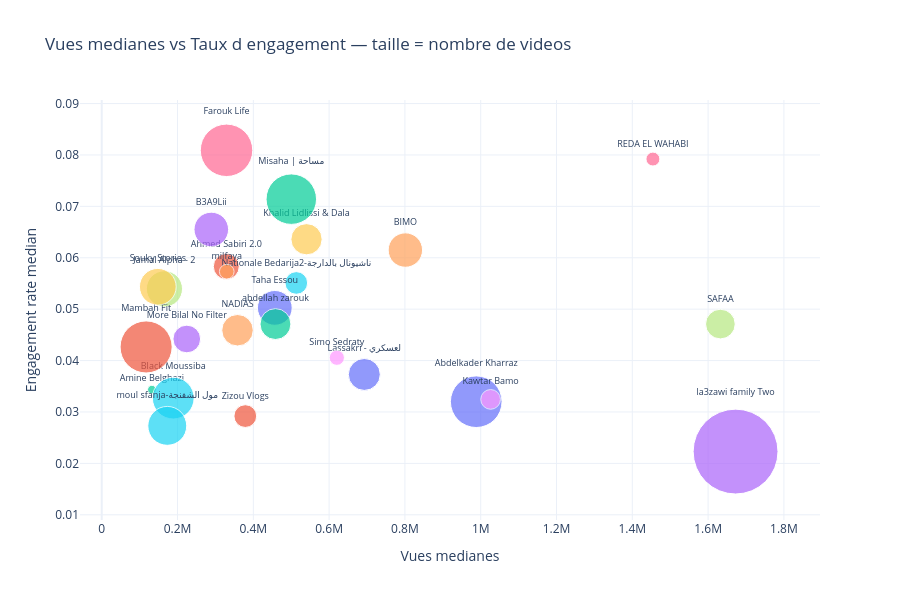

Write notebook code for a chart like this one.
### Markdown cell above
### 13.1 Vues medianes vs Engagement rate par createur

### Code cell
import plotly.express as px
import plotly.graph_objects as go
from plotly.subplots import make_subplots

bubble_df = df.groupby('channelTitle').agg(
    median_views    = ('viewCount',       'median'),
    engagement_rate = ('engagement_rate', 'median'),
    nb_videos       = ('videoId',         'count'),
).reset_index()

fig = px.scatter(
    bubble_df,
    x='median_views',
    y='engagement_rate',
    size='nb_videos',
    color='channelTitle',
    text='channelTitle',
    title='Vues medianes vs Taux d engagement — taille = nombre de videos',
    labels={
        'median_views':    'Vues medianes',
        'engagement_rate': 'Engagement rate median',
        'nb_videos':       'Nombre de videos',
    },
    size_max=60,
    hover_name='channelTitle',
    template='plotly_white',
)
fig.update_traces(textposition='top center', textfont_size=9)
fig.update_layout(showlegend=False, height=600)
fig.show()

### Figure 1 — Plotly figure (JSON) as saved in the notebook; plotly's stock layout.template omitted (floating-point values rounded to 4 significant figures)
{"data": [{"hovertemplate": "<b>%{hovertext}</b><br><br>channelTitle=%{text}<br>Vues medianes=%{x}<br>Engagement rate median=%{y}<br>Nombre de videos=%{marker.size}<extra></extra>", "hovertext": ["Abdelkader Kharraz"], "legendgroup": "Abdelkader Kharraz", "marker": {"color": "#636efa", "size": [645], "sizemode": "area", "sizeref": 0.4836, "symbol": "circle"}, "mode": "markers+text", "name": "Abdelkader Kharraz", "orientation": "v", "showlegend": true, "text": ["Abdelkader Kharraz"], "textfont": {"size": 9}, "textposition": "top center", "type": "scatter", "x": [988100.0], "xaxis": "x", "y": [0.032], "yaxis": "y"}, {"hovertemplate": "<b>%{hovertext}</b><br><br>channelTitle=%{text}<br>Vues medianes=%{x}<br>Engagement rate median=%{y}<br>Nombre de videos=%{marker.size}<extra></extra>", "hovertext": ["Ahmed Sabiri 2.0"], "legendgroup": "Ahmed Sabiri 2.0", "marker": {"color": "#EF553B", "size": [163], "sizemode": "area", "sizeref": 0.4836, "symbol": "circle"}, "mode": "markers+text", "name": "Ahmed Sabiri 2.0", "orientation": "v", "showlegend": true, "text": ["Ahmed Sabiri 2.0"], "textfont": {"size": 9}, "textposition": "top center", "type": "scatter", "x": [328700.0], "xaxis": "x", "y": [0.0583], "yaxis": "y"}, {"hovertemplate": "<b>%{hovertext}</b><br><br>channelTitle=%{text}<br>Vues medianes=%{x}<br>Engagement rate median=%{y}<br>Nombre de videos=%{marker.size}<extra></extra>", "hovertext": ["Amine Belghazi"], "legendgroup": "Amine Belghazi", "marker": {"color": "#00cc96", "size": [18], "sizemode": "area", "sizeref": 0.4836, "symbol": "circle"}, "mode": "markers+text", "name": "Amine Belghazi", "orientation": "v", "showlegend": true, "text": ["Amine Belghazi"], "textfont": {"size": 9}, "textposition": "top center", "type": "scatter", "x": [132300.0], "xaxis": "x", "y": [0.03435], "yaxis": "y"}, {"hovertemplate": "<b>%{hovertext}</b><br><br>channelTitle=%{text}<br>Vues medianes=%{x}<br>Engagement rate median=%{y}<br>Nombre de videos=%{marker.size}<extra></extra>", "hovertext": ["B3A9Lii"], "legendgroup": "B3A9Lii", "marker": {"color": "#ab63fa", "size": [289], "sizemode": "area", "sizeref": 0.4836, "symbol": "circle"}, "mode": "markers+text", "name": "B3A9Lii", "orientation": "v", "showlegend": true, "text": ["B3A9Lii"], "textfont": {"size": 9}, "textposition": "top center", "type": "scatter", "x": [289100.0], "xaxis": "x", "y": [0.0655], "yaxis": "y"}, {"hovertemplate": "<b>%{hovertext}</b><br><br>channelTitle=%{text}<br>Vues medianes=%{x}<br>Engagement rate median=%{y}<br>Nombre de videos=%{marker.size}<extra></extra>", "hovertext": ["BIMO"], "legendgroup": "BIMO", "marker": {"color": "#FFA15A", "size": [286], "sizemode": "area", "sizeref": 0.4836, "symbol": "circle"}, "mode": "markers+text", "name": "BIMO", "orientation": "v", "showlegend": true, "text": ["BIMO"], "textfont": {"size": 9}, "textposition": "top center", "type": "scatter", "x": [801200.0], "xaxis": "x", "y": [0.0615], "yaxis": "y"}, {"hovertemplate": "<b>%{hovertext}</b><br><br>channelTitle=%{text}<br>Vues medianes=%{x}<br>Engagement rate median=%{y}<br>Nombre de videos=%{marker.size}<extra></extra>", "hovertext": ["Black Moussiba"], "legendgroup": "Black Moussiba", "marker": {"color": "#19d3f3", "size": [422], "sizemode": "area", "sizeref": 0.4836, "symbol": "circle"}, "mode": "markers+text", "name": "Black Moussiba", "orientation": "v", "showlegend": true, "text": ["Black Moussiba"], "textfont": {"size": 9}, "textposition": "top center", "type": "scatter", "x": [188700.0], "xaxis": "x", "y": [0.0327], "yaxis": "y"}, {"hovertemplate": "<b>%{hovertext}</b><br><br>channelTitle=%{text}<br>Vues medianes=%{x}<br>Engagement rate median=%{y}<br>Nombre de videos=%{marker.size}<extra></extra>", "hovertext": ["Farouk Life"], "legendgroup": "Farouk Life", "marker": {"color": "#FF6692", "size": [665], "sizemode": "area", "sizeref": 0.4836, "symbol": "circle"}, "mode": "markers+text", "name": "Farouk Life", "orientation": "v", "showlegend": true, "text": ["Farouk Life"], "textfont": {"size": 9}, "textposition": "top center", "type": "scatter", "x": [329300.0], "xaxis": "x", "y": [0.0809], "yaxis": "y"}, {"hovertemplate": "<b>%{hovertext}</b><br><br>channelTitle=%{text}<br>Vues medianes=%{x}<br>Engagement rate median=%{y}<br>Nombre de videos=%{marker.size}<extra></extra>", "hovertext": ["Jamal Alpha - 2"], "legendgroup": "Jamal Alpha - 2", "marker": {"color": "#B6E880", "size": [316], "sizemode": "area", "sizeref": 0.4836, "symbol": "circle"}, "mode": "markers+text", "name": "Jamal Alpha - 2", "orientation": "v", "showlegend": true, "text": ["Jamal Alpha - 2"], "textfont": {"size": 9}, "textposition": "top center", "type": "scatter", "x": [165500.0], "xaxis": "x", "y": [0.05395], "yaxis": "y"}, {"hovertemplate": "<b>%{hovertext}</b><br><br>channelTitle=%{text}<br>Vues medianes=%{x}<br>Engagement rate median=%{y}<br>Nombre de videos=%{marker.size}<extra></extra>", "hovertext": ["Kawtar Bamo"], "legendgroup": "Kawtar Bamo", "marker": {"color": "#FF97FF", "size": [94], "sizemode": "area", "sizeref": 0.4836, "symbol": "circle"}, "mode": "markers+text", "name": "Kawtar Bamo", "orientation": "v", "showlegend": true, "text": ["Kawtar Bamo"], "textfont": {"size": 9}, "textposition": "top center", "type": "scatter", "x": [1026000.0], "xaxis": "x", "y": [0.03245], "yaxis": "y"}, {"hovertemplate": "<b>%{hovertext}</b><br><br>channelTitle=%{text}<br>Vues medianes=%{x}<br>Engagement rate median=%{y}<br>Nombre de videos=%{marker.size}<extra></extra>", "hovertext": ["Khalid Lidlissi & Dala"], "legendgroup": "Khalid Lidlissi & Dala", "marker": {"color": "#FECB52", "size": [236], "sizemode": "area", "sizeref": 0.4836, "symbol": "circle"}, "mode": "markers+text", "name": "Khalid Lidlissi & Dala", "orientation": "v", "showlegend": true, "text": ["Khalid Lidlissi & Dala"], "textfont": {"size": 9}, "textposition": "top center", "type": "scatter", "x": [540400.0], "xaxis": "x", "y": [0.0636], "yaxis": "y"}, {"hovertemplate": "<b>%{hovertext}</b><br><br>channelTitle=%{text}<br>Vues medianes=%{x}<br>Engagement rate median=%{y}<br>Nombre de videos=%{marker.size}<extra></extra>", "hovertext": ["Lassakri - لعسكري"], "legendgroup": "Lassakri - لعسكري", "marker": {"color": "#636efa", "size": [247], "sizemode": "area", "sizeref": 0.4836, "symbol": "circle"}, "mode": "markers+text", "name": "Lassakri - لعسكري", "orientation": "v", "showlegend": true, "text": ["Lassakri - لعسكري"], "textfont": {"size": 9}, "textposition": "top center", "type": "scatter", "x": [692800.0], "xaxis": "x", "y": [0.0373], "yaxis": "y"}, {"hovertemplate": "<b>%{hovertext}</b><br><br>channelTitle=%{text}<br>Vues medianes=%{x}<br>Engagement rate median=%{y}<br>Nombre de videos=%{marker.size}<extra></extra>", "hovertext": ["Mambah Fit"], "legendgroup": "Mambah Fit", "marker": {"color": "#EF553B", "size": [656], "sizemode": "area", "sizeref": 0.4836, "symbol": "circle"}, "mode": "markers+text", "name": "Mambah Fit", "orientation": "v", "showlegend": true, "text": ["Mambah Fit"], "textfont": {"size": 9}, "textposition": "top center", "type": "scatter", "x": [117100.0], "xaxis": "x", "y": [0.04265], "yaxis": "y"}, {"hovertemplate": "<b>%{hovertext}</b><br><br>channelTitle=%{text}<br>Vues medianes=%{x}<br>Engagement rate median=%{y}<br>Nombre de videos=%{marker.size}<extra></extra>", "hovertext": ["Misaha | مساحة"], "legendgroup": "Misaha | مساحة", "marker": {"color": "#00cc96", "size": [616], "sizemode": "area", "sizeref": 0.4836, "symbol": "circle"}, "mode": "markers+text", "name": "Misaha | مساحة", "orientation": "v", "showlegend": true, "text": ["Misaha | مساحة"], "textfont": {"size": 9}, "textposition": "top center", "type": "scatter", "x": [500200.0], "xaxis": "x", "y": [0.0714], "yaxis": "y"}, {"hovertemplate": "<b>%{hovertext}</b><br><br>channelTitle=%{text}<br>Vues medianes=%{x}<br>Engagement rate median=%{y}<br>Nombre de videos=%{marker.size}<extra></extra>", "hovertext": ["More Bilal No Filter"], "legendgroup": "More Bilal No Filter", "marker": {"color": "#ab63fa", "size": [185], "sizemode": "area", "sizeref": 0.4836, "symbol": "circle"}, "mode": "markers+text", "name": "More Bilal No Filter", "orientation": "v", "showlegend": true, "text": ["More Bilal No Filter"], "textfont": {"size": 9}, "textposition": "top center", "type": "scatter", "x": [224400.0], "xaxis": "x", "y": [0.0442], "yaxis": "y"}, {"hovertemplate": "<b>%{hovertext}</b><br><br>channelTitle=%{text}<br>Vues medianes=%{x}<br>Engagement rate median=%{y}<br>Nombre de videos=%{marker.size}<extra></extra>", "hovertext": ["NADIAS"], "legendgroup": "NADIAS", "marker": {"color": "#FFA15A", "size": [240], "sizemode": "area", "sizeref": 0.4836, "symbol": "circle"}, "mode": "markers+text", "name": "NADIAS", "orientation": "v", "showlegend": true, "text": ["NADIAS"], "textfont": {"size": 9}, "textposition": "top center", "type": "scatter", "x": [358300.0], "xaxis": "x", "y": [0.0459], "yaxis": "y"}, {"hovertemplate": "<b>%{hovertext}</b><br><br>channelTitle=%{text}<br>Vues medianes=%{x}<br>Engagement rate median=%{y}<br>Nombre de videos=%{marker.size}<extra></extra>", "hovertext": ["Nationale Bedarija2-ناشيونال بالدارجة"], "legendgroup": "Nationale Bedarija2-ناشيونال بالدارجة", "marker": {"color": "#19d3f3", "size": [124], "sizemode": "area", "sizeref": 0.4836, "symbol": "circle"}, "mode": "markers+text", "name": "Nationale Bedarija2-ناشيونال بالدارجة", "orientation": "v", "showlegend": true, "text": ["Nationale Bedarija2-ناشيونال بالدارجة"], "textfont": {"size": 9}, "textposition": "top center", "type": "scatter", "x": [513400.0], "xaxis": "x", "y": [0.0551], "yaxis": "y"}, {"hovertemplate": "<b>%{hovertext}</b><br><br>channelTitle=%{text}<br>Vues medianes=%{x}<br>Engagement rate median=%{y}<br>Nombre de videos=%{marker.size}<extra></extra>", "hovertext": ["REDA EL WAHABI"], "legendgroup": "REDA EL WAHABI", "marker": {"color": "#FF6692", "size": [47], "sizemode": "area", "sizeref": 0.4836, "symbol": "circle"}, "mode": "markers+text", "name": "REDA EL WAHABI", "orientation": "v", "showlegend": true, "text": ["REDA EL WAHABI"], "textfont": {"size": 9}, "textposition": "top center", "type": "scatter", "x": [1454000.0], "xaxis": "x", "y": [0.0792], "yaxis": "y"}, {"hovertemplate": "<b>%{hovertext}</b><br><br>channelTitle=%{text}<br>Vues medianes=%{x}<br>Engagement rate median=%{y}<br>Nombre de videos=%{marker.size}<extra></extra>", "hovertext": ["SAFAA"], "legendgroup": "SAFAA", "marker": {"color": "#B6E880", "size": [213], "sizemode": "area", "sizeref": 0.4836, "symbol": "circle"}, "mode": "markers+text", "name": "SAFAA", "orientation": "v", "showlegend": true, "text": ["SAFAA"], "textfont": {"size": 9}, "textposition": "top center", "type": "scatter", "x": [1632000.0], "xaxis": "x", "y": [0.0471], "yaxis": "y"}, {"hovertemplate": "<b>%{hovertext}</b><br><br>channelTitle=%{text}<br>Vues medianes=%{x}<br>Engagement rate median=%{y}<br>Nombre de videos=%{marker.size}<extra></extra>", "hovertext": ["Simo Sedraty"], "legendgroup": "Simo Sedraty", "marker": {"color": "#FF97FF", "size": [56], "sizemode": "area", "sizeref": 0.4836, "symbol": "circle"}, "mode": "markers+text", "name": "Simo Sedraty", "orientation": "v", "showlegend": true, "text": ["Simo Sedraty"], "textfont": {"size": 9}, "textposition": "top center", "type": "scatter", "x": [620400.0], "xaxis": "x", "y": [0.04055], "yaxis": "y"}, {"hovertemplate": "<b>%{hovertext}</b><br><br>channelTitle=%{text}<br>Vues medianes=%{x}<br>Engagement rate median=%{y}<br>Nombre de videos=%{marker.size}<extra></extra>", "hovertext": ["Souky Stories"], "legendgroup": "Souky Stories", "marker": {"color": "#FECB52", "size": [326], "sizemode": "area", "sizeref": 0.4836, "symbol": "circle"}, "mode": "markers+text", "name": "Souky Stories", "orientation": "v", "showlegend": true, "text": ["Souky Stories"], "textfont": {"size": 9}, "textposition": "top center", "type": "scatter", "x": [148000.0], "xaxis": "x", "y": [0.05435], "yaxis": "y"}, {"hovertemplate": "<b>%{hovertext}</b><br><br>channelTitle=%{text}<br>Vues medianes=%{x}<br>Engagement rate median=%{y}<br>Nombre de videos=%{marker.size}<extra></extra>", "hovertext": ["Taha Essou"], "legendgroup": "Taha Essou", "marker": {"color": "#636efa", "size": [292], "sizemode": "area", "sizeref": 0.4836, "symbol": "circle"}, "mode": "markers+text", "name": "Taha Essou", "orientation": "v", "showlegend": true, "text": ["Taha Essou"], "textfont": {"size": 9}, "textposition": "top center", "type": "scatter", "x": [456600.0], "xaxis": "x", "y": [0.05025], "yaxis": "y"}, {"hovertemplate": "<b>%{hovertext}</b><br><br>channelTitle=%{text}<br>Vues medianes=%{x}<br>Engagement rate median=%{y}<br>Nombre de videos=%{marker.size}<extra></extra>", "hovertext": ["Zizou Vlogs"], "legendgroup": "Zizou Vlogs", "marker": {"color": "#EF553B", "size": [125], "sizemode": "area", "sizeref": 0.4836, "symbol": "circle"}, "mode": "markers+text", "name": "Zizou Vlogs", "orientation": "v", "showlegend": true, "text": ["Zizou Vlogs"], "textfont": {"size": 9}, "textposition": "top center", "type": "scatter", "x": [378900.0], "xaxis": "x", "y": [0.0292], "yaxis": "y"}, {"hovertemplate": "<b>%{hovertext}</b><br><br>channelTitle=%{text}<br>Vues medianes=%{x}<br>Engagement rate median=%{y}<br>Nombre de videos=%{marker.size}<extra></extra>", "hovertext": ["abdellah zarouk"], "legendgroup": "abdellah zarouk", "marker": {"color": "#00cc96", "size": [231], "sizemode": "area", "sizeref": 0.4836, "symbol": "circle"}, "mode": "markers+text", "name": "abdellah zarouk", "orientation": "v", "showlegend": true, "text": ["abdellah zarouk"], "textfont": {"size": 9}, "textposition": "top center", "type": "scatter", "x": [458400.0], "xaxis": "x", "y": [0.0471], "yaxis": "y"}, {"hovertemplate": "<b>%{hovertext}</b><br><br>channelTitle=%{text}<br>Vues medianes=%{x}<br>Engagement rate median=%{y}<br>Nombre de videos=%{marker.size}<extra></extra>", "hovertext": ["la3zawi family Two"], "legendgroup": "la3zawi family Two", "marker": {"color": "#ab63fa", "size": [1741], "sizemode": "area", "sizeref": 0.4836, "symbol": "circle"}, "mode": "markers+text", "name": "la3zawi family Two", "orientation": "v", "showlegend": true, "text": ["la3zawi family Two"], "textfont": {"size": 9}, "textposition": "top center", "type": "scatter", "x": [1672000.0], "xaxis": "x", "y": [0.0223], "yaxis": "y"}, {"hovertemplate": "<b>%{hovertext}</b><br><br>channelTitle=%{text}<br>Vues medianes=%{x}<br>Engagement rate median=%{y}<br>Nombre de videos=%{marker.size}<extra></extra>", "hovertext": ["milfaya"], "legendgroup": "milfaya", "marker": {"color": "#FFA15A", "size": [52], "sizemode": "area", "sizeref": 0.4836, "symbol": "circle"}, "mode": "markers+text", "name": "milfaya", "orientation": "v", "showlegend": true, "text": ["milfaya"], "textfont": {"size": 9}, "textposition": "top center", "type": "scatter", "x": [329800.0], "xaxis": "x", "y": [0.0573], "yaxis": "y"}, {"hovertemplate": "<b>%{hovertext}</b><br><br>channelTitle=%{text}<br>Vues medianes=%{x}<br>Engagement rate median=%{y}<br>Nombre de videos=%{marker.size}<extra></extra>", "hovertext": ["moul sfanja-مول الشفنجة"], "legendgroup": "moul sfanja-مول الشفنجة", "marker": {"color": "#19d3f3", "size": [366], "sizemode": "area", "sizeref": 0.4836, "symbol": "circle"}, "mode": "markers+text", "name": "moul sfanja-مول الشفنجة", "orientation": "v", "showlegend": true, "text": ["moul sfanja-مول الشفنجة"], "textfont": {"size": 9}, "textposition": "top center", "type": "scatter", "x": [172900.0], "xaxis": "x", "y": [0.0273], "yaxis": "y"}], "layout": {"height": 600, "legend": {"itemsizing": "constant", "title": {"text": "channelTitle"}, "tracegroupgap": 0}, "showlegend": false, "title": {"text": "Vues medianes vs Taux d engagement — taille = nombre de videos"}, "xaxis": {"anchor": "y", "domain": [0, 1], "title": {"text": "Vues medianes"}}, "yaxis": {"anchor": "x", "domain": [0, 1], "title": {"text": "Engagement rate median"}}}}
